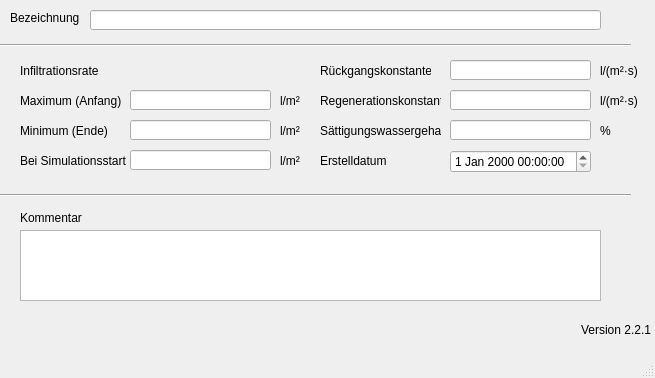
<?xml version="1.0" encoding="UTF-8"?>
<ui version="4.0">
 <class>MainWindow</class>
 <widget class="QMainWindow" name="MainWindow">
  <property name="enabled">
   <bool>true</bool>
  </property>
  <property name="geometry">
   <rect>
    <x>0</x>
    <y>0</y>
    <width>655</width>
    <height>378</height>
   </rect>
  </property>
  <property name="windowTitle">
   <string>MainWindow</string>
  </property>
  <widget class="QWidget" name="centralwidget">
   <widget class="QLabel" name="label_20">
    <property name="geometry">
     <rect>
      <x>320</x>
      <y>60</y>
      <width>111</width>
      <height>21</height>
     </rect>
    </property>
    <property name="text">
     <string>Rückgangskonstante</string>
    </property>
   </widget>
   <widget class="QLabel" name="label">
    <property name="geometry">
     <rect>
      <x>10</x>
      <y>10</y>
      <width>71</width>
      <height>16</height>
     </rect>
    </property>
    <property name="text">
     <string>Bezeichnung</string>
    </property>
   </widget>
   <widget class="Line" name="line">
    <property name="geometry">
     <rect>
      <x>0</x>
      <y>30</y>
      <width>631</width>
      <height>31</height>
     </rect>
    </property>
    <property name="orientation">
     <enum>Qt::Horizontal</enum>
    </property>
   </widget>
   <widget class="QLabel" name="label_14">
    <property name="geometry">
     <rect>
      <x>20</x>
      <y>210</y>
      <width>81</width>
      <height>16</height>
     </rect>
    </property>
    <property name="text">
     <string>Kommentar</string>
    </property>
   </widget>
   <widget class="QLabel" name="label_11">
    <property name="geometry">
     <rect>
      <x>280</x>
      <y>120</y>
      <width>21</width>
      <height>21</height>
     </rect>
    </property>
    <property name="text">
     <string>l/m²</string>
    </property>
   </widget>
   <widget class="QLabel" name="label_5">
    <property name="geometry">
     <rect>
      <x>20</x>
      <y>120</y>
      <width>111</width>
      <height>21</height>
     </rect>
    </property>
    <property name="text">
     <string>Minimum (Ende)</string>
    </property>
   </widget>
   <widget class="QLabel" name="label_8">
    <property name="geometry">
     <rect>
      <x>280</x>
      <y>150</y>
      <width>21</width>
      <height>21</height>
     </rect>
    </property>
    <property name="text">
     <string>l/m²</string>
    </property>
   </widget>
   <widget class="QLabel" name="label_70">
    <property name="geometry">
     <rect>
      <x>320</x>
      <y>150</y>
      <width>71</width>
      <height>21</height>
     </rect>
    </property>
    <property name="text">
     <string>Erstelldatum</string>
    </property>
   </widget>
   <widget class="Line" name="line_2">
    <property name="geometry">
     <rect>
      <x>0</x>
      <y>180</y>
      <width>631</width>
      <height>31</height>
     </rect>
    </property>
    <property name="orientation">
     <enum>Qt::Horizontal</enum>
    </property>
   </widget>
   <widget class="QLabel" name="label_6">
    <property name="geometry">
     <rect>
      <x>20</x>
      <y>150</y>
      <width>121</width>
      <height>21</height>
     </rect>
    </property>
    <property name="text">
     <string>Bei Simulationsstart</string>
    </property>
   </widget>
   <widget class="QLabel" name="label_10">
    <property name="geometry">
     <rect>
      <x>280</x>
      <y>90</y>
      <width>21</width>
      <height>21</height>
     </rect>
    </property>
    <property name="text">
     <string>l/m²</string>
    </property>
   </widget>
   <widget class="QLabel" name="label_3">
    <property name="geometry">
     <rect>
      <x>20</x>
      <y>60</y>
      <width>121</width>
      <height>21</height>
     </rect>
    </property>
    <property name="text">
     <string>Infiltrationsrate</string>
    </property>
   </widget>
   <widget class="QLabel" name="label_21">
    <property name="geometry">
     <rect>
      <x>320</x>
      <y>90</y>
      <width>121</width>
      <height>21</height>
     </rect>
    </property>
    <property name="text">
     <string>Regenerationskonstante</string>
    </property>
   </widget>
   <widget class="QLabel" name="label_12">
    <property name="geometry">
     <rect>
      <x>600</x>
      <y>90</y>
      <width>41</width>
      <height>21</height>
     </rect>
    </property>
    <property name="text">
     <string>l/(m²·s)</string>
    </property>
   </widget>
   <widget class="QLabel" name="label_9">
    <property name="geometry">
     <rect>
      <x>600</x>
      <y>60</y>
      <width>41</width>
      <height>21</height>
     </rect>
    </property>
    <property name="text">
     <string>l/(m²·s)</string>
    </property>
   </widget>
   <widget class="QLabel" name="label_13">
    <property name="geometry">
     <rect>
      <x>600</x>
      <y>120</y>
      <width>41</width>
      <height>21</height>
     </rect>
    </property>
    <property name="text">
     <string>%</string>
    </property>
   </widget>
   <widget class="QLabel" name="label_22">
    <property name="geometry">
     <rect>
      <x>320</x>
      <y>120</y>
      <width>121</width>
      <height>21</height>
     </rect>
    </property>
    <property name="text">
     <string>Sättigungswassergehalt</string>
    </property>
   </widget>
   <widget class="QLineEdit" name="bknam">
    <property name="geometry">
     <rect>
      <x>90</x>
      <y>10</y>
      <width>511</width>
      <height>20</height>
     </rect>
    </property>
   </widget>
   <widget class="QLineEdit" name="infiltrationsrateanfang">
    <property name="geometry">
     <rect>
      <x>130</x>
      <y>90</y>
      <width>141</width>
      <height>20</height>
     </rect>
    </property>
   </widget>
   <widget class="QLineEdit" name="infiltrationsrateende">
    <property name="geometry">
     <rect>
      <x>130</x>
      <y>120</y>
      <width>141</width>
      <height>20</height>
     </rect>
    </property>
   </widget>
   <widget class="QLineEdit" name="infiltrationsratestart">
    <property name="geometry">
     <rect>
      <x>130</x>
      <y>150</y>
      <width>141</width>
      <height>20</height>
     </rect>
    </property>
   </widget>
   <widget class="QLineEdit" name="rueckgangskonstante">
    <property name="geometry">
     <rect>
      <x>450</x>
      <y>60</y>
      <width>141</width>
      <height>20</height>
     </rect>
    </property>
   </widget>
   <widget class="QLineEdit" name="regenerationskonstante">
    <property name="geometry">
     <rect>
      <x>450</x>
      <y>90</y>
      <width>141</width>
      <height>20</height>
     </rect>
    </property>
   </widget>
   <widget class="QLineEdit" name="saettigungswassergehalt">
    <property name="geometry">
     <rect>
      <x>450</x>
      <y>120</y>
      <width>141</width>
      <height>20</height>
     </rect>
    </property>
   </widget>
   <widget class="QTextEdit" name="kommentar">
    <property name="geometry">
     <rect>
      <x>20</x>
      <y>230</y>
      <width>581</width>
      <height>71</height>
     </rect>
    </property>
   </widget>
   <widget class="QLabel" name="label_4">
    <property name="geometry">
     <rect>
      <x>20</x>
      <y>90</y>
      <width>121</width>
      <height>21</height>
     </rect>
    </property>
    <property name="text">
     <string>Maximum (Anfang)</string>
    </property>
   </widget>
   <widget class="QgsDateTimeEdit" name="createdat">
    <property name="geometry">
     <rect>
      <x>450</x>
      <y>150</y>
      <width>141</width>
      <height>23</height>
     </rect>
    </property>
   </widget>
   <widget class="QLabel" name="lb_version">
    <property name="geometry">
     <rect>
      <x>580</x>
      <y>320</y>
      <width>71</width>
      <height>20</height>
     </rect>
    </property>
    <property name="toolTip">
     <string>Version QKan Import</string>
    </property>
    <property name="text">
     <string>Version 2.2.1</string>
    </property>
    <property name="alignment">
     <set>Qt::AlignRight|Qt::AlignTrailing|Qt::AlignVCenter</set>
    </property>
   </widget>
  </widget>
  <widget class="QMenuBar" name="menubar">
   <property name="geometry">
    <rect>
     <x>0</x>
     <y>0</y>
     <width>655</width>
     <height>21</height>
    </rect>
   </property>
  </widget>
  <widget class="QStatusBar" name="statusbar"/>
 </widget>
 <customwidgets>
  <customwidget>
   <class>QgsDateTimeEdit</class>
   <extends>QDateTimeEdit</extends>
   <header>qgsdatetimeedit.h</header>
  </customwidget>
 </customwidgets>
 <tabstops>
  <tabstop>bknam</tabstop>
  <tabstop>infiltrationsrateanfang</tabstop>
  <tabstop>infiltrationsrateende</tabstop>
  <tabstop>infiltrationsratestart</tabstop>
  <tabstop>rueckgangskonstante</tabstop>
  <tabstop>regenerationskonstante</tabstop>
  <tabstop>saettigungswassergehalt</tabstop>
  <tabstop>createdat</tabstop>
  <tabstop>kommentar</tabstop>
 </tabstops>
 <resources/>
 <connections/>
</ui>
